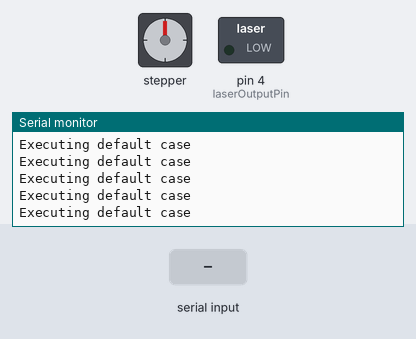
A sketch run on a simulated Arduino Uno, built with avr-gcc and run on an emulated ATmega328P. On the bench: stepper motor, switched loads named in the sketch (green lamp = pin HIGH), the last lines printed to the serial monitor. Wiring (inferred from the names in the program): stepper motor driver (200 steps per turn assumed): step pin 3; direction pin 2. The inputs (shaded band) are chosen by the test bench.

Above: at 1.2 s.
1.3 s: "U" received over Serial
At 2.0 s:
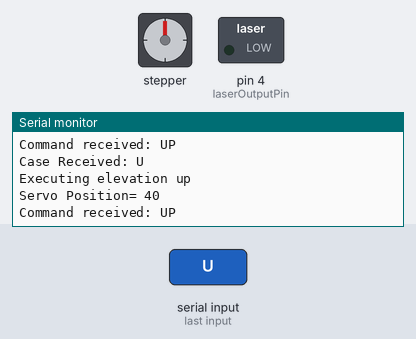
2.8 s: "D" received over Serial
At 3.5 s:
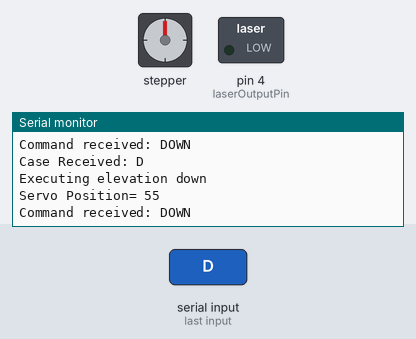
4.3 s: "L" received over Serial
At 5.2 s:
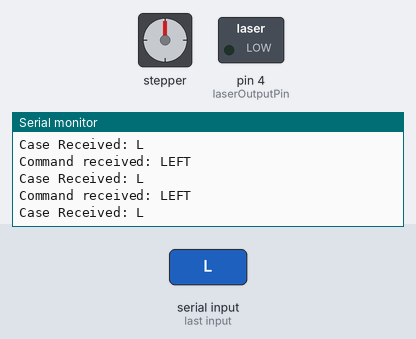
Timing chart, 0 to 7.3 s (numbered marks = the images above; inputs shaded):
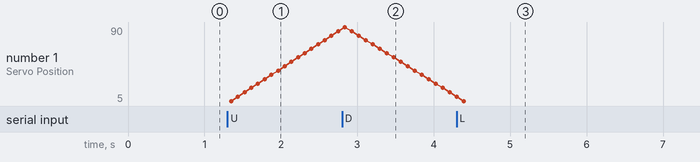

Measured:
- after the input at 1.3 s, the serial monitor: prints a new line at once (image 1)
- after the input at 2.8 s, the serial monitor: prints a new line after 0.08 s (image 2)

The sketch:

development.ino
```cpp
//Add servo library and initialize servo object
#include <Servo.h>
Servo myservo;

//Define constants
#define dirPin 2
#define stepPin 3
#define laserOutputPin 4
#define stepperM0 5
#define stepperM1 6
#define stepperM2 7
#define servoPin 8

//Define global position variable for servo
int servoPosition=0;

//Define char variable to receive commands from Bluetooth
char appCommand;

//Function to move elevation up by moving servo position
void elevationUp(int localPos){
  Serial.println("Executing elevation up");
  localPos+=5;
  myservo.write(localPos);
  servoPosition=localPos;
  Serial.print("Servo Position= ");
  Serial.println(servoPosition);
  delay(10);
}

//Function to move elevation up by moving servo position
void elevationDown(int localPos){
  Serial.println("Executing elevation down");
  localPos-=5;
  myservo.write(localPos);
  servoPosition=localPos;
  Serial.print("Servo Position= ");
  Serial.println(servoPosition);
  delay(10);
}


void setup() {
  // put your setup code here, to run once:
  Serial.begin(9600);
  pinMode(laserOutputPin, OUTPUT);
  pinMode(dirPin, OUTPUT);
  pinMode(stepPin, OUTPUT);

}

void loop() {
  // put your main code here, to run repeatedly:
    if(Serial.available()){
    //Serial.println("Serial Available.");
    appCommand = Serial.read();
    Serial.println(appCommand);
  }
    switch (appCommand){
        case 'U':
        Serial.println("Case Received: U");
        elevationUp(servoPosition);
        Serial.println("Command received: UP");

        break;

        case 'D':
        Serial.println("Case Received: D");
        elevationDown(servoPosition);
        Serial.println("Command received: DOWN");

        break;

        case 'L':
        Serial.println("Case Received: L");
        //azimuthLeft();
        Serial.println("Command received: LEFT");

        break;

        case 'R':
        Serial.println("Case Received: R");
        //azimuthRight();
        Serial.println("Command received: RIGHT");

        break;

        case 'S':
        Serial.println("Case Received: S");
        //stopAll();
        Serial.println("Command received: STOP");

        default:
        Serial.println("Executing default case");
        myservo.write(10);
        delay(15);
        myservo.write(-10);
        delay(15);

  }
}
```
